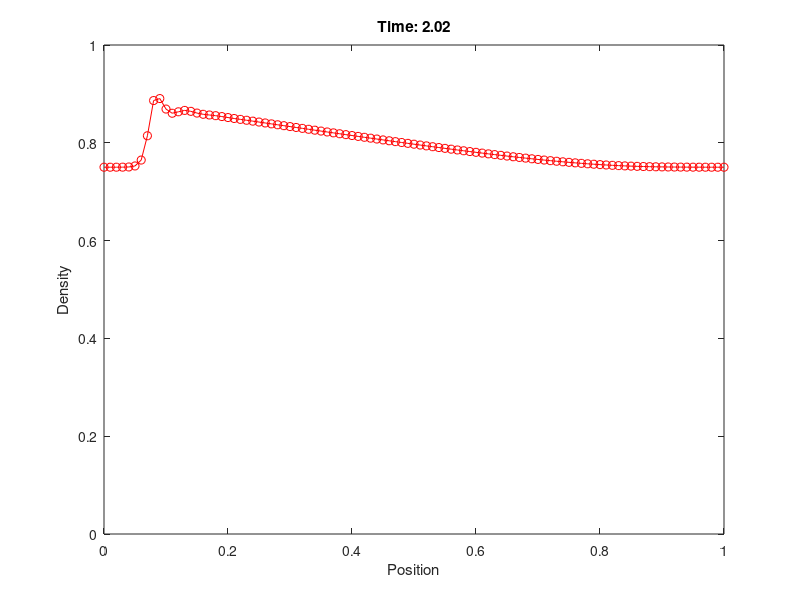
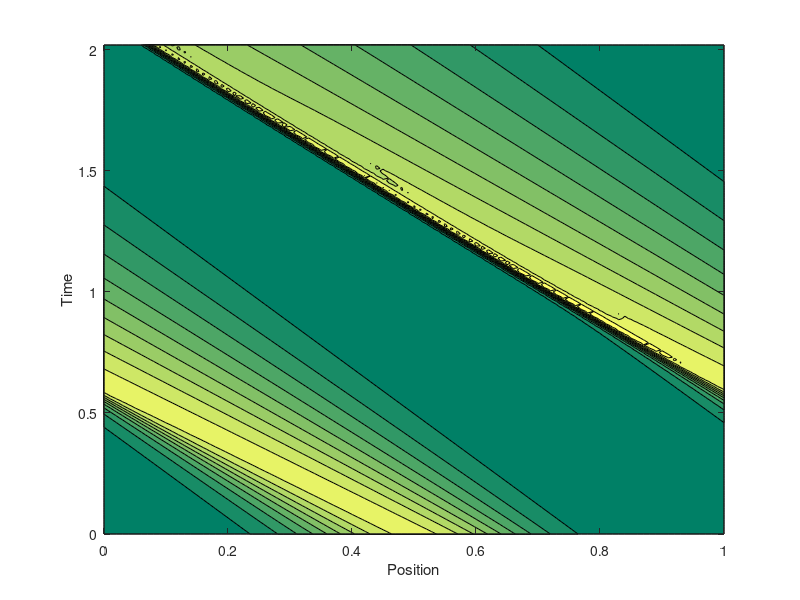
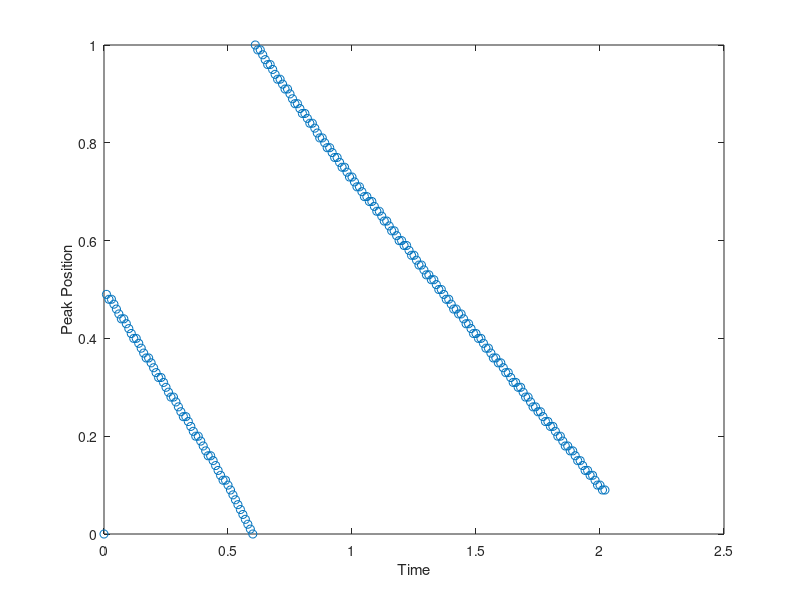

Reproduce these figures in MATLAB, in order.
% traffic_lights_nlw.m
% Solve the fluid model describing traffic for a line of cars 
% starting off at traffic lights, using nonlinear Lax-Wendroff 
% with periodic BCs

% Clear memory and show only a few digits
clear all; format short;

% Spatial step
h=0.01;

% Generalized CFL condition (tau/h=1, since max(c)=1)
tau=h; 
fac=tau/h;

% Perform two loops of the periodic domain, assuming a maximum speed
nloops=2;
nsteps=nloops*ceil((1+h)/tau); 

% Vector of x values
x=0:h:1;
L=length(x);

% Diagonal matrix to implement the spatial first-derivative
D=diag(ones(L-1,1),+1)-diag(ones(L-1,1),-1);

% Additional elements for periodic boundary conditions
D(1,L)=-1;
D(L,1)=+1;

% Lax-Wendroff second derivative matrix
D2=abs(D)-2*eye(L);

% Initial conditions on density

rho=0.75*(1+0.2*exp(-((x-0.5).^2)/(2*0.125^2)));
rho=rho';

% Initial wave speed and flux profiles
c=1-2*rho;
F=rho.*(1-rho);

% Record wave amplitude for visualisation
rho_xt(:,1)=rho;

% March forwards in time
figure(1);
time(1)=0;
for n=1:nsteps
    
    % Nonlinear Lax-Wendroff method
    term1=-0.5*fac*D*F;
    term2=1-0.25*fac*D*c;
    term3=0.5*fac^2*D2*F;

    rho=rho+term1.*term2+c.*term3;
    c=1-2*rho;
    F=rho.*(1-rho);
    
    % Update the time
    time(n+1)=time(n)+tau;

    % Plot the density profile
    plot(x,rho,'ro-');
    xlabel('Position');
    ylabel('Density');
    title(['Time: ',num2str(time(n+1))]);      
    axis([0 1 0 1]);
    pause(0.1);
    drawnow;
    
    % Record density for visualisation
    rho_xt(:,n+1)=rho;
    
    indx = find(rho == max(rho));
    xPos = x(indx);
    position(n+1)=xPos;
    prop_speed(n+1)=(position(n+1)-position(n))/tau;
    
end

% Visualisation of amplitude versus position and time. MATLAB
% uses a contourf(x(i),y(j),z(j,i)) convention, hence the transpose
% Visualisation of density versus position and time
figure(2);
colormap(summer);
contourf(x,time,rho_xt');
xlabel('Position');
ylabel('Time');
zlabel('density');
xlabel('Position'); ylabel('Time'); zlabel('Amplitude');

figure(3);
plot(time,position,'o');
xlabel('Time');
ylabel('Peak Position');

Propagation=mean(prop_speed)
